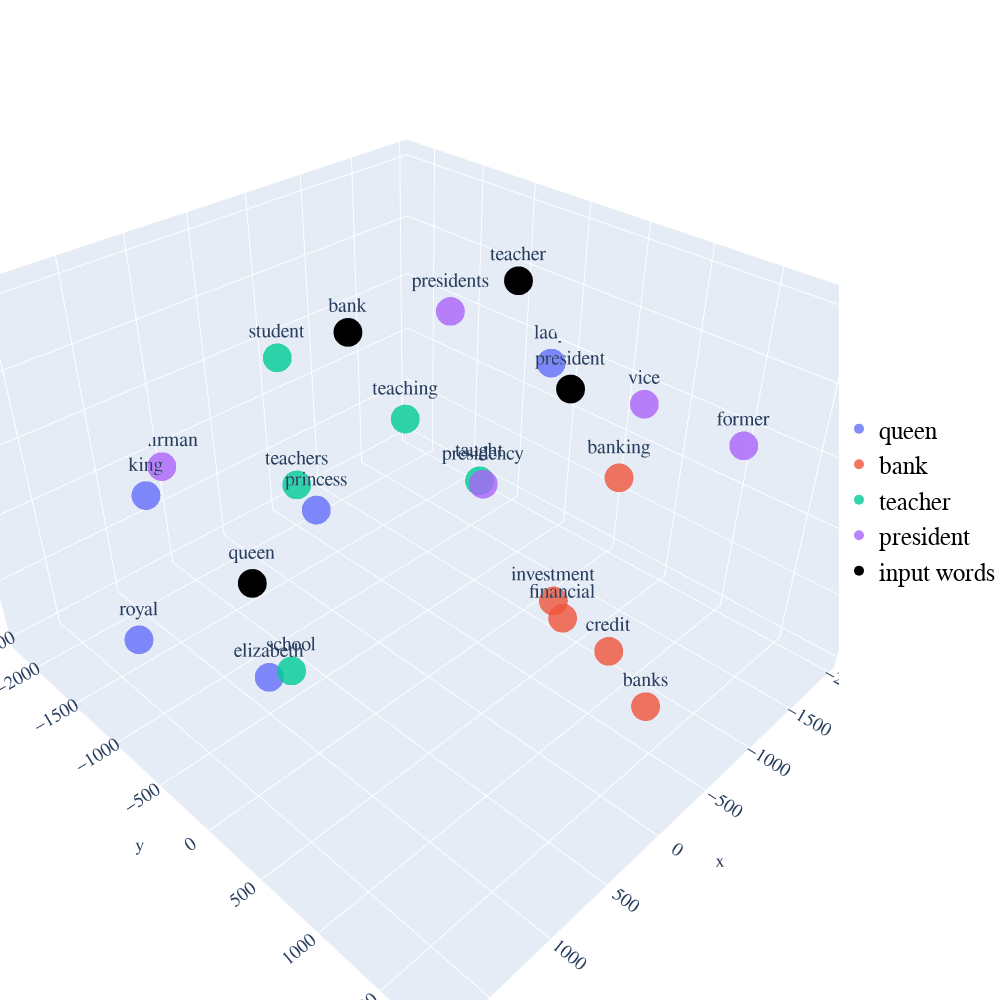

The notebook cell this image was saved under:
### Markdown cell above
# TSNE

### Code cell
import plotly
import numpy as np
import plotly.graph_objs as go
from sklearn.manifold import TSNE

def display_tsne_scatterplot_3D(model, user_input=None, words=None, label=None, color_map=None, perplexity = 0, learning_rate = 0, iteration = 0, topn=5, sample=10):

    if words == None:
        if sample > 0:
            words = np.random.choice(list(model.vocab.keys()), sample)
        else:
            words = [ word for word in model.vocab ]
    
    word_vectors = np.array([model[w] for w in words])
    
    three_dim = TSNE(n_components = 3, random_state=0, perplexity = perplexity, learning_rate = learning_rate, n_iter = iteration).fit_transform(word_vectors)[:,:3]


    # For 2D, change the three_dim variable into something like two_dim like the following:
    # two_dim = TSNE(n_components = 2, random_state=0, perplexity = perplexity, learning_rate = learning_rate, n_iter = iteration).fit_transform(word_vectors)[:,:2]

    data = []


    count = 0
    for i in range (len(user_input)):

                trace = go.Scatter3d(
                    x = three_dim[count:count+topn,0], 
                    y = three_dim[count:count+topn,1],  
                    z = three_dim[count:count+topn,2],
                    text = words[count:count+topn],
                    name = user_input[i],
                    textposition = "top center",
                    textfont_size = 20,
                    mode = 'markers+text',
                    marker = {
                        'size': 10,
                        'opacity': 0.8,
                        'color': 2
                    }
       
                )
                
                # For 2D, instead of using go.Scatter3d, we need to use go.Scatter and delete the z variable. Also, instead of using
                # variable three_dim, use the variable that we have declared earlier (e.g two_dim)
            
                data.append(trace)
                count = count+topn

    trace_input = go.Scatter3d(
                    x = three_dim[count:,0], 
                    y = three_dim[count:,1],  
                    z = three_dim[count:,2],
                    text = words[count:],
                    name = 'input words',
                    textposition = "top center",
                    textfont_size = 20,
                    mode = 'markers+text',
                    marker = {
                        'size': 10,
                        'opacity': 1,
                        'color': 'black'
                    }
                    )

    # For 2D, instead of using go.Scatter3d, we need to use go.Scatter and delete the z variable.  Also, instead of using
    # variable three_dim, use the variable that we have declared earlier (e.g two_dim)
            
    data.append(trace_input)
    
# Configure the layout

    layout = go.Layout(
        margin = {'l': 0, 'r': 0, 'b': 0, 't': 0},
        showlegend=True,
        legend=dict(
        x=1,
        y=0.5,
        font=dict(
            family="Courier New",
            size=25,
            color="black"
        )),
        font = dict(
            family = " Courier New ",
            size = 15),
        autosize = False,
        width = 1000,
        height = 1000
        )


    plot_figure = go.Figure(data = data, layout = layout)
    plot_figure.show()
    
display_tsne_scatterplot_3D(glove_model, user_input, similar_word, labels, color_map, 5, 500, 10000)

### Figure 1 — Plotly figure (JSON) as saved in the notebook; plotly's stock layout.template omitted (floating-point values rounded to 4 significant figures)
{"data": [{"marker": {"color": 2, "opacity": 0.8, "size": 10}, "mode": "markers+text", "name": "queen", "text": ["princess", "king", "elizabeth", "royal", "lady"], "textfont": {"size": 20}, "textposition": "top center", "type": "scatter3d", "x": [1042.0, 1569.0, 1668.0, 1765.0, -1957.0], "y": [166.8, -666.2, 469.4, -665.9, -658.0], "z": [441.4, 384.7, -159.6, -557.0, -149.5]}, {"marker": {"color": 2, "opacity": 0.8, "size": 10}, "mode": "markers+text", "name": "bank", "text": ["banks", "banking", "credit", "investment", "financial"], "textfont": {"size": 20}, "textposition": "top center", "type": "scatter3d", "x": [160.5, 278.8, -345.6, -1161.0, 623.4], "y": [1811.0, 1550.0, 1203.0, 142.1, 1543.0], "z": [-489.3, 948.5, -804.0, -1517.0, 263.1]}, {"marker": {"color": 2, "opacity": 0.8, "size": 10}, "mode": "markers+text", "name": "teacher", "text": ["student", "school", "teaching", "taught", "teachers"], "textfont": {"size": 20}, "textposition": "top center", "type": "scatter3d", "x": [168.0, 690.1, -528.8, -856.4, 188.9], "y": [-1215.0, -642.3, -758.2, -354.7, -1081.0], "z": [497.6, -1508.0, -65.1, -537.5, -417.2]}, {"marker": {"color": 2, "opacity": 0.8, "size": 10}, "mode": "markers+text", "name": "president", "text": ["vice", "presidency", "former", "presidents", "chairman"], "textfont": {"size": 20}, "textposition": "top center", "type": "scatter3d", "x": [-1107.0, -83.53, -925.6, -302.4, 548.9], "y": [746.9, 360.5, 1543.0, -137.5, -2179.0], "z": [441.1, 157.2, 582.1, 1039.0, -614.9]}, {"marker": {"color": "black", "opacity": 1, "size": 10}, "mode": "markers+text", "name": "input words", "text": ["queen", "bank", "teacher", "president"], "textfont": {"size": 20}, "textposition": "top center", "type": "scatter3d", "x": [1241.0, -1002.0, -1352.0, -477.3], "y": [-208.5, -1856.0, -508.8, 650.5], "z": [-166.7, 17.76, 767.1, 765.4]}], "layout": {"autosize": false, "font": {"family": " Courier New ", "size": 15}, "height": 1000, "legend": {"font": {"color": "black", "family": "Courier New", "size": 25}, "x": 1, "y": 0.5}, "margin": {"b": 0, "l": 0, "r": 0, "t": 0}, "showlegend": true, "width": 1000}}
